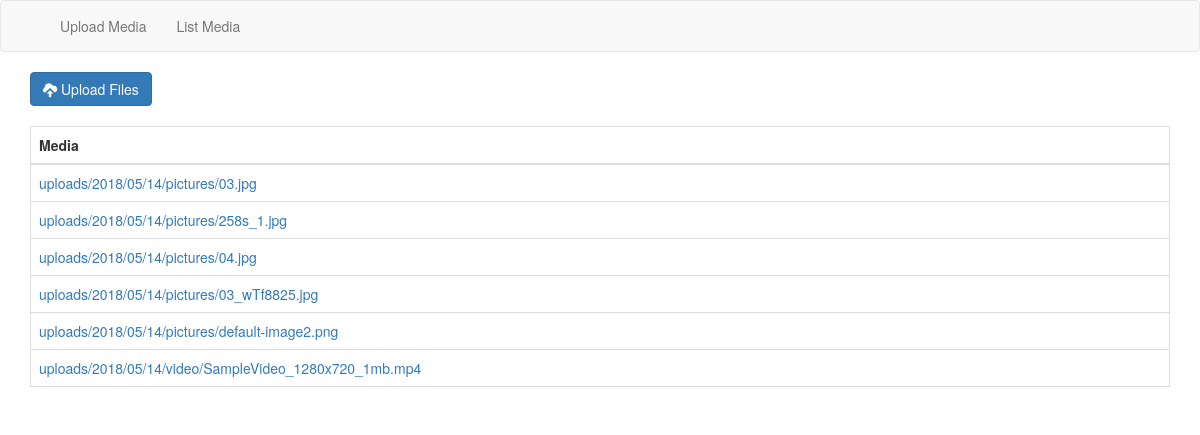
/, run on an earlier commit of the app's database.
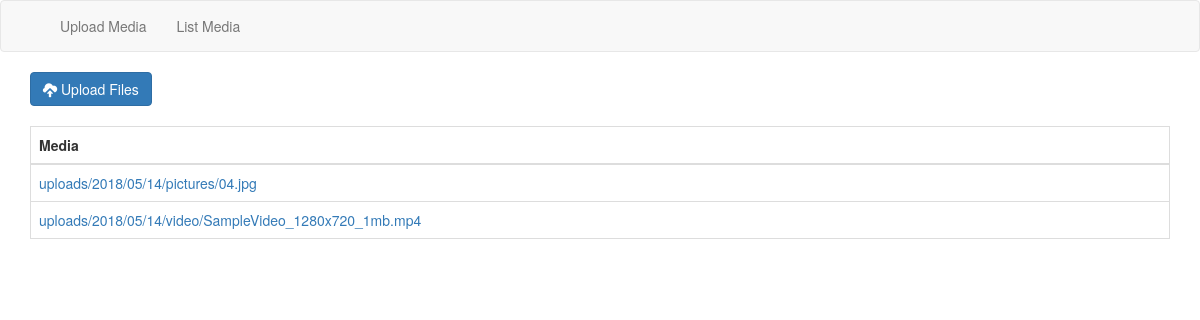
And on a later commit of the database.
### core/models.py (models this page shows, shortened)
class MediaFile(models.Model):
    title = models.CharField(max_length=255, blank=True, null=True)
    file = models.FileField(upload_to=save_file)
    uploaded_at = models.DateTimeField(auto_now_add=True)

### core/views.py (the view, shortened to what this page needs)
# urls.py: url(r'^$', MediaUploadView.as_view(), name='media_upload'),
class MediaUploadView(View):
    def get(self, request):
        media_list = MediaFile.objects.all()
        return render(self.request, 'upload.html', {'medias': media_list})

### templates/upload.html (shortened to what this page needs)
{% extends 'base.html' %}
{% block content %}
 <div style="margin-bottom: 20px;">
    <button type="button" class="btn btn-primary js-upload-media">
      <span class="glyphicon glyphicon-cloud-upload"></span> Upload Files
    </button>
  </div>
  <table id="gallery" class="table table-bordered">
    <thead>
      <tr>
        <th>Media</th>
      </tr>
    </thead>
    <tbody>
      {% for media in medias %}
        <tr>
          <td><a href="{{ media.file.url }}">{{ media.file.name }}</a></td>
        </tr>
      {% endfor %}
    </tbody>
  </table>
{% endblock %}

### templates/base.html (shortened to what this page needs)
{% load static %}
<!DOCTYPE html>
<html lang="en">
  <head>
    <link href="https://maxcdn.bootstrapcdn.com/bootstrap/3.3.7/css/bootstrap.min.css" rel="stylesheet">
  </head>
  <body>
    <nav class="navbar navbar-default">
      <div class="container">
        <div class="collapse navbar-collapse" id="main-menu">
          <ul class="nav navbar-nav">
            <li>
              <a href="/">Upload Media</a>
            </li>
            <li>
              <a href="/files/">List Media</a>
            </li>
          </ul>
        </div>
      </div>
    </nav>
    <div class="container">
      {% block content %}
      {% endblock %}
    </div>
  </body>
</html>

What changed in the data, as far as the page shows it:
removed MediaFile: file.name "uploads/2018/05/14/pictures/03.jpg"
removed MediaFile: file.name "uploads/2018/05/14/pictures/258s_1.jpg"
removed MediaFile: file.name "uploads/2018/05/14/pictures/03_wTf8825.jpg"
removed MediaFile: file.name "uploads/2018/05/14/pictures/default-image2.png"
